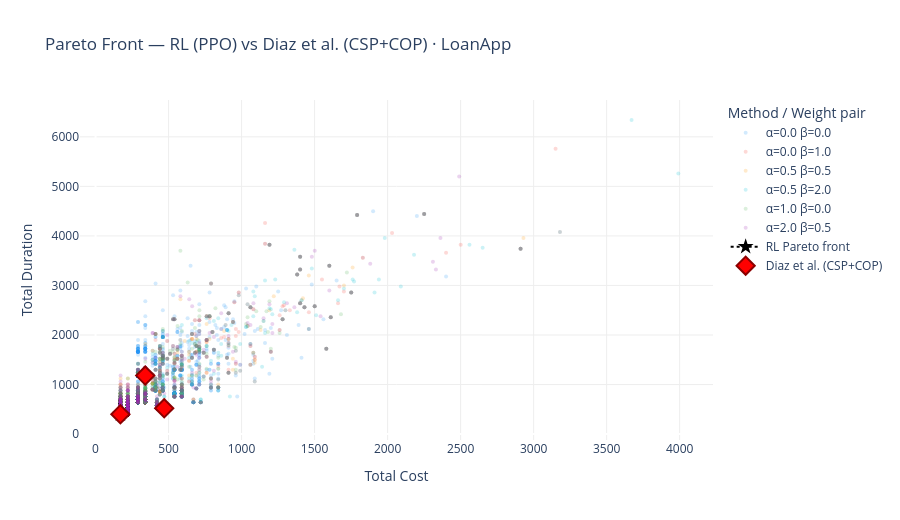

Notebook code cell kept with this figure:
### Markdown cell above
## 2 · Pareto front — RL vs Diaz et al. (CSP+COP)

Los puntos negros son los resultados exactos de Diaz et al. obtenidos con CSP+COP.
Las estrellas de colores son los puntos Pareto encontrados por el agente RL.

### Code cell
def dominates(a, b):
    return a[0] <= b[0] and a[1] <= b[1] and (a[0] < b[0] or a[1] < b[1])

def pareto_front(points):
    seen, unique = {}, []
    for p in points:
        k = (round(p["cost"],2), round(p["duration"],2))
        if k not in seen:
            seen[k] = p; unique.append(p)
    front = [c for c in unique if not any(
        dominates((p["cost"],p["duration"]),(c["cost"],c["duration"]))
        for p in unique if p is not c)]
    return sorted(front, key=lambda x: x["cost"])

acc = df[df["accepting"] & df["cost"].notna() & df["duration"].notna()]
acc_no_baseline = acc[~((acc["alpha"]==0.0) & (acc["beta"]==0.0))]
points = acc_no_baseline[["label","cost","duration","steps","episode","timestep"]].to_dict("records")
front  = pareto_front(points)

fig = go.Figure()

# Background scatter — all accepting traces
for label, grp in acc.groupby("label"):
    fig.add_trace(go.Scatter(
        x=grp["cost"], y=grp["duration"], mode="markers",
        marker=dict(color=COLORS.get(label,"#888"), size=4, opacity=0.2),
        name=label, showlegend=True,
        hovertemplate=f"<b>{label}</b><br>cost=%{{x:.1f}}<br>dur=%{{y:.1f}}<extra></extra>"))

# RL Pareto front
if front:
    fx = [p["cost"] for p in front]
    fy = [p["duration"] for p in front]
    fh = [f"<b>RL Pareto</b><br>cost={p['cost']:.1f}<br>dur={p['duration']:.1f}<br>{p['label']}" for p in front]
    fig.add_trace(go.Scatter(x=fx, y=fy, mode="markers+lines",
        name="RL Pareto front",
        marker=dict(color="black", size=12, symbol="star"),
        line=dict(color="black", width=2, dash="dot"),
        hovertemplate="%{customdata}<extra></extra>", customdata=fh))

# Diaz et al. reference points
dx = [p["cost"] for p in DIAZ_PARETO]
dy = [p["duration"] for p in DIAZ_PARETO]
dh = [f"<b>{p['label']}</b><br>cost={p['cost']}<br>dur={p['duration']}" for p in DIAZ_PARETO]
fig.add_trace(go.Scatter(x=dx, y=dy, mode="markers",
    name="Diaz et al. (CSP+COP)",
    marker=dict(color="red", size=14, symbol="diamond", line=dict(color="darkred", width=2)),
    hovertemplate="%{customdata}<extra></extra>", customdata=dh))

fig.update_layout(
    title="Pareto Front — RL (PPO) vs Diaz et al. (CSP+COP) · LoanApp",
    xaxis_title="Total Cost", yaxis_title="Total Duration",
    plot_bgcolor="white",
    xaxis=dict(showgrid=True, gridcolor="#eee"),
    yaxis=dict(showgrid=True, gridcolor="#eee"),
    height=520, legend_title="Method / Weight pair")
fig.show()

print(f"\nRL Pareto front: {len(front)} puntos")
print(f"Diaz et al.:     {len(DIAZ_PARETO)} puntos (exactos)\n")
pd.DataFrame(front)[["label","cost","duration","steps"]].sort_values("cost")

### Figure 1 — Plotly figure (JSON) as saved in the notebook; plotly's stock layout.template omitted (floating-point values rounded to 4 significant figures; data arrays with more than 128 entries replaced by an {"elided": "..."} marker saying what was removed)
{"data": [{"hovertemplate": "<b>α=0.0 β=0.0</b><br>cost=%{x:.1f}<br>dur=%{y:.1f}<extra></extra>", "marker": {"color": "#2196F3", "opacity": 0.2, "size": 4}, "mode": "markers", "name": "α=0.0 β=0.0", "showlegend": true, "type": "scatter", "x": {"elided": "11760 float values"}, "y": {"elided": "11760 float values"}}, {"hovertemplate": "<b>α=0.0 β=1.0</b><br>cost=%{x:.1f}<br>dur=%{y:.1f}<extra></extra>", "marker": {"color": "#F44336", "opacity": 0.2, "size": 4}, "mode": "markers", "name": "α=0.0 β=1.0", "showlegend": true, "type": "scatter", "x": {"elided": "3290 float values"}, "y": {"elided": "3290 float values"}}, {"hovertemplate": "<b>α=0.5 β=0.5</b><br>cost=%{x:.1f}<br>dur=%{y:.1f}<extra></extra>", "marker": {"color": "#FF9800", "opacity": 0.2, "size": 4}, "mode": "markers", "name": "α=0.5 β=0.5", "showlegend": true, "type": "scatter", "x": {"elided": "7518 float values"}, "y": {"elided": "7518 float values"}}, {"hovertemplate": "<b>α=0.5 β=2.0</b><br>cost=%{x:.1f}<br>dur=%{y:.1f}<extra></extra>", "marker": {"color": "#00BCD4", "opacity": 0.2, "size": 4}, "mode": "markers", "name": "α=0.5 β=2.0", "showlegend": true, "type": "scatter", "x": {"elided": "778 float values"}, "y": {"elided": "778 float values"}}, {"hovertemplate": "<b>α=1.0 β=0.0</b><br>cost=%{x:.1f}<br>dur=%{y:.1f}<extra></extra>", "marker": {"color": "#4CAF50", "opacity": 0.2, "size": 4}, "mode": "markers", "name": "α=1.0 β=0.0", "showlegend": true, "type": "scatter", "x": {"elided": "10625 float values"}, "y": {"elided": "10625 float values"}}, {"hovertemplate": "<b>α=2.0 β=0.5</b><br>cost=%{x:.1f}<br>dur=%{y:.1f}<extra></extra>", "marker": {"color": "#9C27B0", "opacity": 0.2, "size": 4}, "mode": "markers", "name": "α=2.0 β=0.5", "showlegend": true, "type": "scatter", "x": {"elided": "901 float values"}, "y": {"elided": "901 float values"}}, {"customdata": ["<b>RL Pareto</b><br>cost=170.1<br>dur=400.0<br>α=0.0 β=1.0"], "hovertemplate": "%{customdata}<extra></extra>", "line": {"color": "black", "dash": "dot", "width": 2}, "marker": {"color": "black", "size": 12, "symbol": "star"}, "mode": "markers+lines", "name": "RL Pareto front", "type": "scatter", "x": [170.1], "y": [400]}, {"customdata": ["<b>Diaz (reject path)</b><br>cost=170.1<br>dur=400", "<b>Diaz (external rating path)</b><br>cost=470.1<br>dur=520", "<b>Diaz (extra info loop)</b><br>cost=340.2<br>dur=1180"], "hovertemplate": "%{customdata}<extra></extra>", "marker": {"color": "red", "line": {"color": "darkred", "width": 2}, "size": 14, "symbol": "diamond"}, "mode": "markers", "name": "Diaz et al. (CSP+COP)", "type": "scatter", "x": [170.1, 470.1, 340.2], "y": [400, 520, 1180]}], "layout": {"height": 520, "legend": {"title": {"text": "Method / Weight pair"}}, "plot_bgcolor": "white", "title": {"text": "Pareto Front — RL (PPO) vs Diaz et al. (CSP+COP) · LoanApp"}, "xaxis": {"gridcolor": "#eee", "showgrid": true, "title": {"text": "Total Cost"}}, "yaxis": {"gridcolor": "#eee", "showgrid": true, "title": {"text": "Total Duration"}}}}
